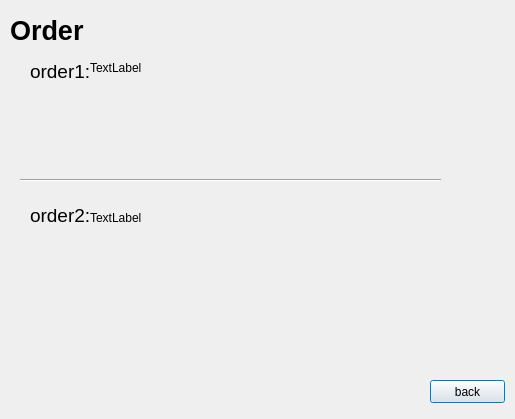
<?xml version="1.0" encoding="UTF-8"?>
<ui version="4.0">
 <class>Dialog</class>
 <widget class="QDialog" name="Dialog">
  <property name="geometry">
   <rect>
    <x>0</x>
    <y>0</y>
    <width>515</width>
    <height>419</height>
   </rect>
  </property>
  <property name="windowTitle">
   <string>Dialog</string>
  </property>
  <widget class="QLabel" name="label">
   <property name="geometry">
    <rect>
     <x>0</x>
     <y>0</y>
     <width>521</width>
     <height>421</height>
    </rect>
   </property>
   <property name="font">
    <font>
     <family>AcadEref</family>
     <pointsize>20</pointsize>
    </font>
   </property>
   <property name="text">
    <string/>
   </property>
   <property name="pixmap">
    <pixmap resource="or.qrc">:/newPrefix/8D4991568AB94C8FB6C7E1EFDA3073F3.jpg</pixmap>
   </property>
  </widget>
  <widget class="QLabel" name="label_2">
   <property name="geometry">
    <rect>
     <x>10</x>
     <y>0</y>
     <width>101</width>
     <height>61</height>
    </rect>
   </property>
   <property name="text">
    <string>&lt;html&gt;&lt;head/&gt;&lt;body&gt;&lt;p&gt;&lt;span style=&quot; font-size:20pt; font-weight:600;&quot;&gt;Order&lt;/span&gt;&lt;/p&gt;&lt;/body&gt;&lt;/html&gt;</string>
   </property>
  </widget>
  <widget class="QLabel" name="label_3">
   <property name="geometry">
    <rect>
     <x>30</x>
     <y>60</y>
     <width>71</width>
     <height>21</height>
    </rect>
   </property>
   <property name="text">
    <string>&lt;html&gt;&lt;head/&gt;&lt;body&gt;&lt;p&gt;&lt;span style=&quot; font-size:14pt;&quot;&gt;order1:&lt;/span&gt;&lt;/p&gt;&lt;/body&gt;&lt;/html&gt;</string>
   </property>
  </widget>
  <widget class="Line" name="line">
   <property name="geometry">
    <rect>
     <x>20</x>
     <y>170</y>
     <width>421</width>
     <height>20</height>
    </rect>
   </property>
   <property name="orientation">
    <enum>Qt::Horizontal</enum>
   </property>
  </widget>
  <widget class="QLabel" name="label_4">
   <property name="geometry">
    <rect>
     <x>30</x>
     <y>200</y>
     <width>91</width>
     <height>31</height>
    </rect>
   </property>
   <property name="text">
    <string>&lt;html&gt;&lt;head/&gt;&lt;body&gt;&lt;p&gt;&lt;span style=&quot; font-size:14pt;&quot;&gt;order2:&lt;/span&gt;&lt;/p&gt;&lt;/body&gt;&lt;/html&gt;</string>
   </property>
  </widget>
  <widget class="QPushButton" name="pushButton">
   <property name="geometry">
    <rect>
     <x>430</x>
     <y>380</y>
     <width>75</width>
     <height>23</height>
    </rect>
   </property>
   <property name="text">
    <string>back</string>
   </property>
  </widget>
  <widget class="QLabel" name="label_5">
   <property name="geometry">
    <rect>
     <x>90</x>
     <y>60</y>
     <width>60</width>
     <height>16</height>
    </rect>
   </property>
   <property name="text">
    <string>TextLabel</string>
   </property>
  </widget>
  <widget class="QLabel" name="label_6">
   <property name="geometry">
    <rect>
     <x>90</x>
     <y>210</y>
     <width>60</width>
     <height>16</height>
    </rect>
   </property>
   <property name="text">
    <string>TextLabel</string>
   </property>
  </widget>
 </widget>
 <resources>
  <include location="or.qrc"/>
 </resources>
 <connections/>
</ui>
